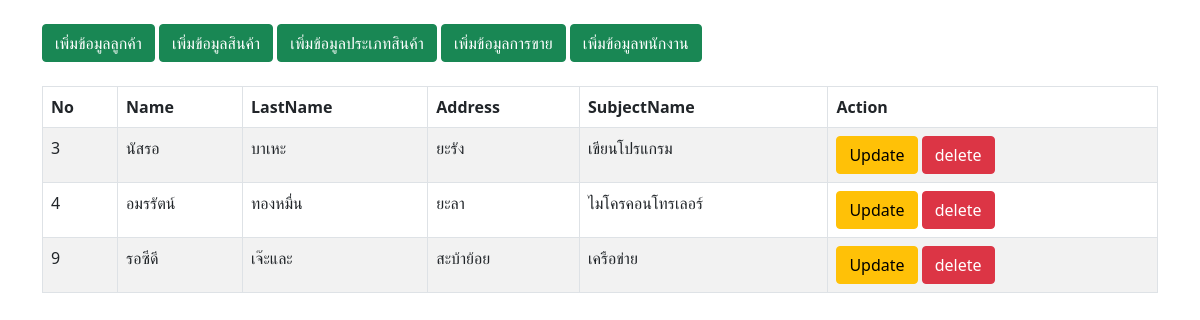
The page / on the database its author committed.
### tables this page shows
CREATE TABLE `tbl_customer` (
  `c_no` int(10) NOT NULL,
  `S_Name` varchar(45) NOT NULL,
  `S_LastName` varchar(45) NOT NULL,
  `S_Address` varchar(45) NOT NULL,
  `S_SubjectName` varchar(45) NOT NULL
);

### index.php (the view, shortened to what this page needs)
<!DOCTYPE html>
<html lang="en">
<head>
    <link rel="stylesheet" href="https://stackpath.bootstrapcdn.com/bootstrap/5.0.0-alpha1/css/bootstrap.min.css">
</head>
<body>
<br>
		<div class="container">
				<a href="ins_formcustomer.php" class="btn btn-success">เพิ่มข้อมูลลูกค้า</a>
				<a href="ins_formproduct.php" class="btn btn-success">เพิ่มข้อมูลสินค้า</a>
				<a href="ins_formtype.php" class="btn btn-success">เพิ่มข้อมูลประเภทสินค้า</a>
				<a href="ins_formsell.php" class="btn btn-success">เพิ่มข้อมูลการขาย</a>
				<a href="ins_formemployee.php" class="btn btn-success">เพิ่มข้อมูลพนักงาน</a>
		<table id="mytable" class="table table-bordered table-striped">
        <br>
		<thead>
		<br>
		 <tr>
				<th>No</th>
				<th>Name</th>
				<th>LastName</th>
				<th>Address</th>
				<th>SubjectName</th>
				<th>Action</th>
		 </tr>
 </thead>
 <tbody>
<?php
        include('connection.php');
        $sql = "SELECT * FROM tbl_customer";
        $result = $conn->query($sql);
        if ($result->num_rows > 0) {
            while($row = $result->fetch_assoc()) {
                echo '<td>'. $row['c_no'] . '</td>';
                echo '<td>'. $row['S_Name'] . '</td>';
                echo '<td>'. $row['S_LastName'] . '</td>';
                echo '<td>'. $row['S_Address'] . '</td>';
                echo '<td>'. $row['S_SubjectName'] . '</td>';
                echo '<td><a role="button"  href="update.php?c_no='.$row['c_no'].'" class="btn btn-warning">Update</a> ';
                echo '<a href="deleted.php?c_no='.$row['c_no'].'" class="btn btn-danger">delete</a>';
            }
 } else {
 echo " ";
 }
 ?>
 </tbody>
</table>
</div>
</body>
</html>

### rows shown on the page
tbl_customer: c_no "3", S_Name "นัสรอ", S_LastName "บาเหะ", S_Address "ยะรัง", S_SubjectName "เขียนโปรแกรม"
tbl_customer: c_no "4", S_Name "อมรรัตน์", S_LastName "ทองหมื่น", S_Address "ยะลา", S_SubjectName "ไมโครคอนโทรเลอร์"
tbl_customer: c_no "9", S_Name "รอซีดี", S_LastName "เจ๊ะและ", S_Address "สะบ้าย้อย", S_SubjectName "เครือข่าย"
